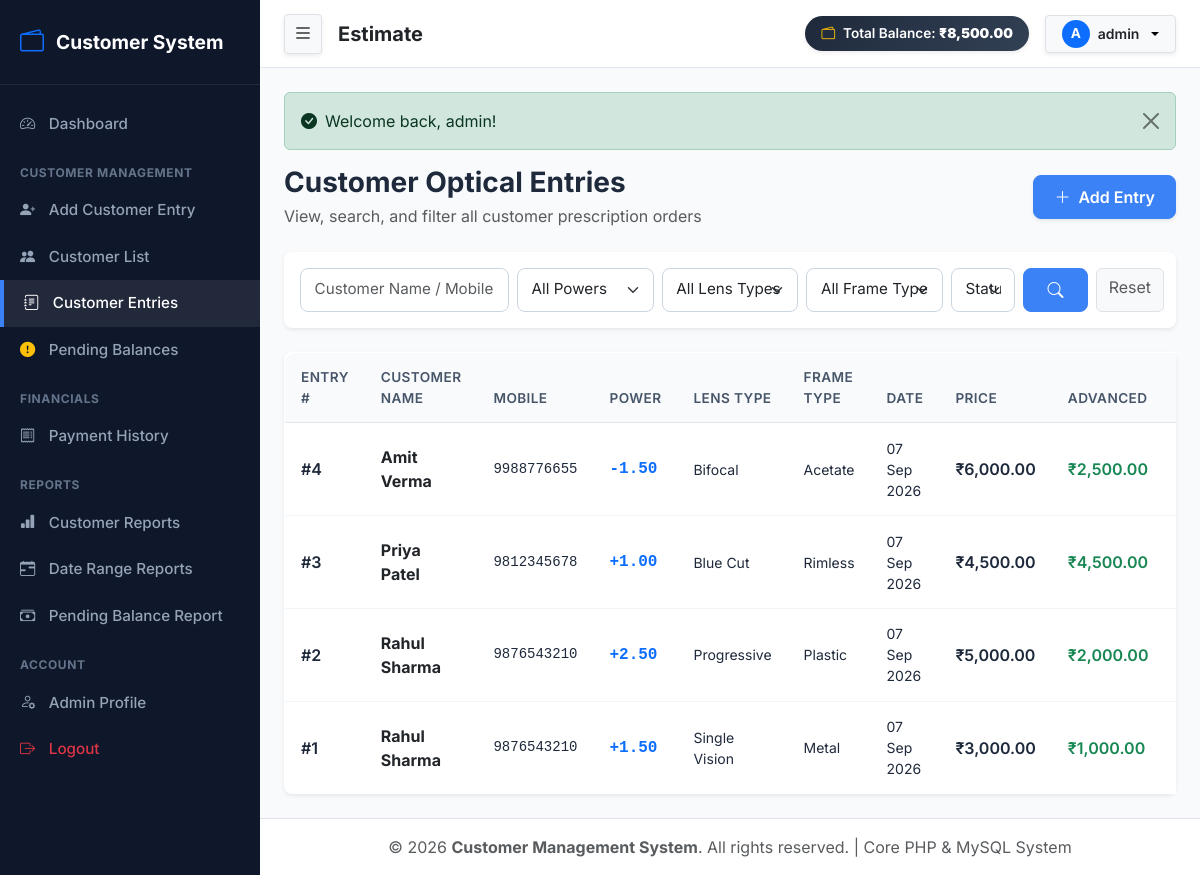
Page /entries/index.php (signed in) on the committed database.
### tables this page shows
CREATE TABLE customer_entries (
    id INT AUTO_INCREMENT PRIMARY KEY,
    customer_id INT NOT NULL,
    power_id INT NULL,
    lens_type_id INT NULL,
    frame_type_id INT NULL,
    entry_date DATE NOT NULL,
    price DECIMAL(10,2) NOT NULL DEFAULT 0.00,
    advanced DECIMAL(10,2) NOT NULL DEFAULT 0.00,
    balance DECIMAL(10,2) NOT NULL DEFAULT 0.00,
    status ENUM('Paid', 'Pending') NOT NULL DEFAULT 'Pending',
    notes TEXT NULL,
    created_at TIMESTAMP DEFAULT CURRENT_TIMESTAMP,
    updated_at TIMESTAMP DEFAULT CURRENT_TIMESTAMP ON UPDATE CURRENT_TIMESTAMP,
    FOREIGN KEY (customer_id) REFERENCES customers(id) ON DELETE CASCADE,
    FOREIGN KEY (power_id) REFERENCES powers(id) ON DELETE SET NULL,
    FOREIGN KEY (lens_type_id) REFERENCES lens_types(id) ON DELETE SET NULL,
    FOREIGN KEY (frame_type_id) REFERENCES frame_types(id) ON DELETE SET NULL,
    INDEX idx_customer_id (customer_id),
    INDEX idx_entry_date (entry_date),
    INDEX idx_status (status)
);

CREATE TABLE customers (
    id INT AUTO_INCREMENT PRIMARY KEY,
    name VARCHAR(100) NOT NULL,
    mobile VARCHAR(15) NOT NULL UNIQUE,
    created_at TIMESTAMP DEFAULT CURRENT_TIMESTAMP,
    updated_at TIMESTAMP DEFAULT CURRENT_TIMESTAMP ON UPDATE CURRENT_TIMESTAMP,
    INDEX idx_mobile (mobile),
    INDEX idx_name (name)
);

CREATE TABLE powers (
    id INT AUTO_INCREMENT PRIMARY KEY,
    name VARCHAR(50) NOT NULL UNIQUE,
    status ENUM('active', 'inactive') NOT NULL DEFAULT 'active',
    created_at TIMESTAMP DEFAULT CURRENT_TIMESTAMP,
    updated_at TIMESTAMP DEFAULT CURRENT_TIMESTAMP ON UPDATE CURRENT_TIMESTAMP
);

CREATE TABLE lens_types (
    id INT AUTO_INCREMENT PRIMARY KEY,
    name VARCHAR(100) NOT NULL UNIQUE,
    status ENUM('active', 'inactive') NOT NULL DEFAULT 'active',
    created_at TIMESTAMP DEFAULT CURRENT_TIMESTAMP,
    updated_at TIMESTAMP DEFAULT CURRENT_TIMESTAMP ON UPDATE CURRENT_TIMESTAMP
);

CREATE TABLE frame_types (
    id INT AUTO_INCREMENT PRIMARY KEY,
    name VARCHAR(100) NOT NULL UNIQUE,
    status ENUM('active', 'inactive') NOT NULL DEFAULT 'active',
    created_at TIMESTAMP DEFAULT CURRENT_TIMESTAMP,
    updated_at TIMESTAMP DEFAULT CURRENT_TIMESTAMP ON UPDATE CURRENT_TIMESTAMP
);

### entries/index.php (the view, shortened to what this page needs)
<?php
require_once __DIR__ . '/../includes/header.php';
$db = Database::getConnection();
$search = trim($_GET['search'] ?? '');
$page = max(1, (int)($_GET['page'] ?? 1));
$limit = 10;
$offset = ($page - 1) * $limit;
$whereClauses = [];
$params = [];
$whereSql = !empty($whereClauses) ? "WHERE " . implode(" AND ", $whereClauses) : "";
$dataStmt = $db->prepare("
    SELECT
        ce.*,
        c.name as customer_name, c.mobile as customer_mobile,
        p.name as power_name,
        lt.name as lens_type_name,
        ft.name as frame_type_name
    FROM customer_entries ce
    JOIN customers c ON ce.customer_id = c.id
    LEFT JOIN powers p ON ce.power_id = p.id
    LEFT JOIN lens_types lt ON ce.lens_type_id = lt.id
    LEFT JOIN frame_types ft ON ce.frame_type_id = ft.id
    {$whereSql}
    ORDER BY ce.id DESC
    LIMIT {$limit} OFFSET {$offset}
");
$dataStmt->execute($params);
$entries = $dataStmt->fetchAll();
?>
<div class="d-flex flex-wrap justify-content-between align-items-center mb-4 gap-3">
    <div>
        <h3 class="fw-bold mb-1">Customer Optical Entries</h3>
        <p class="text-muted m-0">View, search, and filter all customer prescription orders</p>
    </div>
    <a href="add.php" class="btn btn-primary shadow-sm"><i class="bi bi-plus-lg me-1"></i> Add Entry</a>
</div>
<div class="card border-0 shadow-sm rounded-3 mb-4">
    <div class="card-body p-3">
        <form action="index.php" method="GET" class="row g-2">
            <div class="col-12 col-md-3">
                <input type="text" class="form-control" name="search" placeholder="Customer Name / Mobile..." value="<?php echo htmlspecialchars($search); ?>">
            </div>
            <div class="col-6 col-md-2">
                <select class="form-select" name="power_id">
                    <option value="0">All Powers</option>
                </select>
            </div>
            <div class="col-6 col-md-2">
                <select class="form-select" name="lens_type_id">
                    <option value="0">All Lens Types</option>
                </select>
            </div>
            <div class="col-6 col-md-2">
                <select class="form-select" name="frame_type_id">
                    <option value="0">All Frame Types</option>
                </select>
            </div>
            <div class="col-6 col-md-1">
                <select class="form-select" name="status">
                    <option value="all">Status</option>
                </select>
            </div>
            <div class="col-6 col-md-1 d-grid">
                <button type="submit" class="btn btn-primary fw-semibold"><i class="bi bi-search"></i></button>
            </div>
            <div class="col-6 col-md-1 d-grid">
                <a href="index.php" class="btn btn-light border text-muted">Reset</a>
            </div>
        </form>
    </div>
</div>
<div class="card border-0 shadow-sm rounded-3">
    <div class="table-responsive">
        <table class="table table-custom mb-0">
            <thead>
                <tr>
                    <th>Entry #</th>
                    <th>Customer Name</th>
                    <th>Mobile</th>
                    <th>Power</th>
                    <th>Lens Type</th>
                    <th>Frame Type</th>
                    <th>Date</th>
                    <th>Price</th>
                    <th>Advanced</th>
                    <th>Balance</th>
                </tr>
            </thead>
            <tbody>
                <?php if (empty($entries)): ?>
                    <tr>
                        <td colspan="12" class="text-center py-5 text-muted">No customer entries found matching filter settings.</td>
                    </tr>
                <?php else: ?>
                    <?php foreach ($entries as $row): ?>
                        <tr>
                            <td class="fw-semibold">#<?php echo $row['id']; ?></td>
                            <td>
                                <a href="../customers/view.php?id=<?php echo $row['customer_id']; ?>" class="fw-bold text-dark text-decoration-none">
                                    <?php echo htmlspecialchars($row['customer_name']); ?>
                                </a>
                            </td>
                            <td class="font-monospace small"><?php echo htmlspecialchars($row['customer_mobile']); ?></td>
                            <td class="font-monospace fw-bold text-primary"><?php echo htmlspecialchars($row['power_name'] ?? 'N/A'); ?></td>
                            <td class="small"><?php echo htmlspecialchars($row['lens_type_name'] ?? 'N/A'); ?></td>
                            <td class="small"><?php echo htmlspecialchars($row['frame_type_name'] ?? 'N/A'); ?></td>
                            <td class="small"><?php echo date('d M Y', strtotime($row['entry_date'])); ?></td>
                            <td class="fw-semibold"><?php echo formatCurrency($row['price']); ?></td>
                            <td class="text-success fw-semibold"><?php echo formatCurrency($row['advanced']); ?></td>
                            <td class="fw-bold <?php echo ($row['balance'] > 0) ? 'text-danger' : 'text-muted'; ?>">
                            </td>
                        </tr>
                    <?php endforeach; ?>
                <?php endif; ?>
            </tbody>
        </table>
    </div>
</div>
<?php require_once __DIR__ . '/../includes/footer.php'; ?>

### assets/css/style.css (style rules this page uses)
:root { --primary-color: #3b82f6; --primary-hover: #2563eb; --dark-sidebar: #0f172a; --sidebar-text: #94a3b8; --sidebar-text-active: #ffffff; --bg-body: #f8fafc; --card-bg: #ffffff; --border-color: #e2e8f0; --text-primary: #1e293b; --text-muted: #64748b; --success-color: #10b981; --warning-color: #f59e0b; --danger-color: #ef4444; }
body { font-family: 'Inter', system-ui, -apple-system, sans-serif; background-color: var(--bg-body); color: var(--text-primary); min-height: 100vh; margin: 0; }
.table-custom { background: #ffffff; border-radius: 0.75rem; overflow: hidden; border: 1px solid var(--border-color); }
.table-custom th { background-color: #f8fafc; color: #475569; font-weight: 600; font-size: 0.85rem; text-transform: uppercase; letter-spacing: 0.03em; border-bottom: 1px solid var(--border-color); padding: 0.9rem 1rem; }
.table-custom td { padding: 0.9rem 1rem; vertical-align: middle; color: var(--text-primary); border-bottom: 1px solid #f1f5f9; }
.table-custom tr:last-child td { border-bottom: none; }
.form-control, .form-select { border-radius: 0.5rem; border: 1px solid #cbd5e1; padding: 0.6rem 0.85rem; font-size: 0.95rem; }
.btn-primary { background-color: var(--primary-color); border-color: var(--primary-color); font-weight: 600; border-radius: 0.5rem; padding: 0.55rem 1.25rem; }

### rows in the picture
customer_entries: id "4", customer.name "Amit Verma", customer.mobile "9988776655", power.name "-1.50", lens_type.name "Bifocal", frame_type.name "Acetate", entry_date "07 Sep 2026", price "₹6,000.00", advanced "₹2,500.00"
customer_entries: id "3", customer.name "Priya Patel", customer.mobile "9812345678", power.name "+1.00", lens_type.name "Blue Cut", frame_type.name "Rimless", entry_date "07 Sep 2026", price "₹4,500.00", advanced "₹4,500.00"
customer_entries: id "2", customer.name "Rahul Sharma", customer.mobile "9876543210", power.name "+2.50", lens_type.name "Progressive", frame_type.name "Plastic", entry_date "07 Sep 2026", price "₹5,000.00", advanced "₹2,000.00"
customer_entries: id "1", customer.name "Rahul Sharma", customer.mobile "9876543210", power.name "+1.50", lens_type.name "Single Vision", frame_type.name "Metal", entry_date "07 Sep 2026", price "₹3,000.00", advanced "₹1,000.00"

### other values in the picture
formatCurrency($headerStats['total_balance'] ?? 0) "₹8,500.00"
substr($adminName, 0, 1) "A"
$adminName "admin"
$_SESSION['flash_success'] "Welcome back, admin!"
